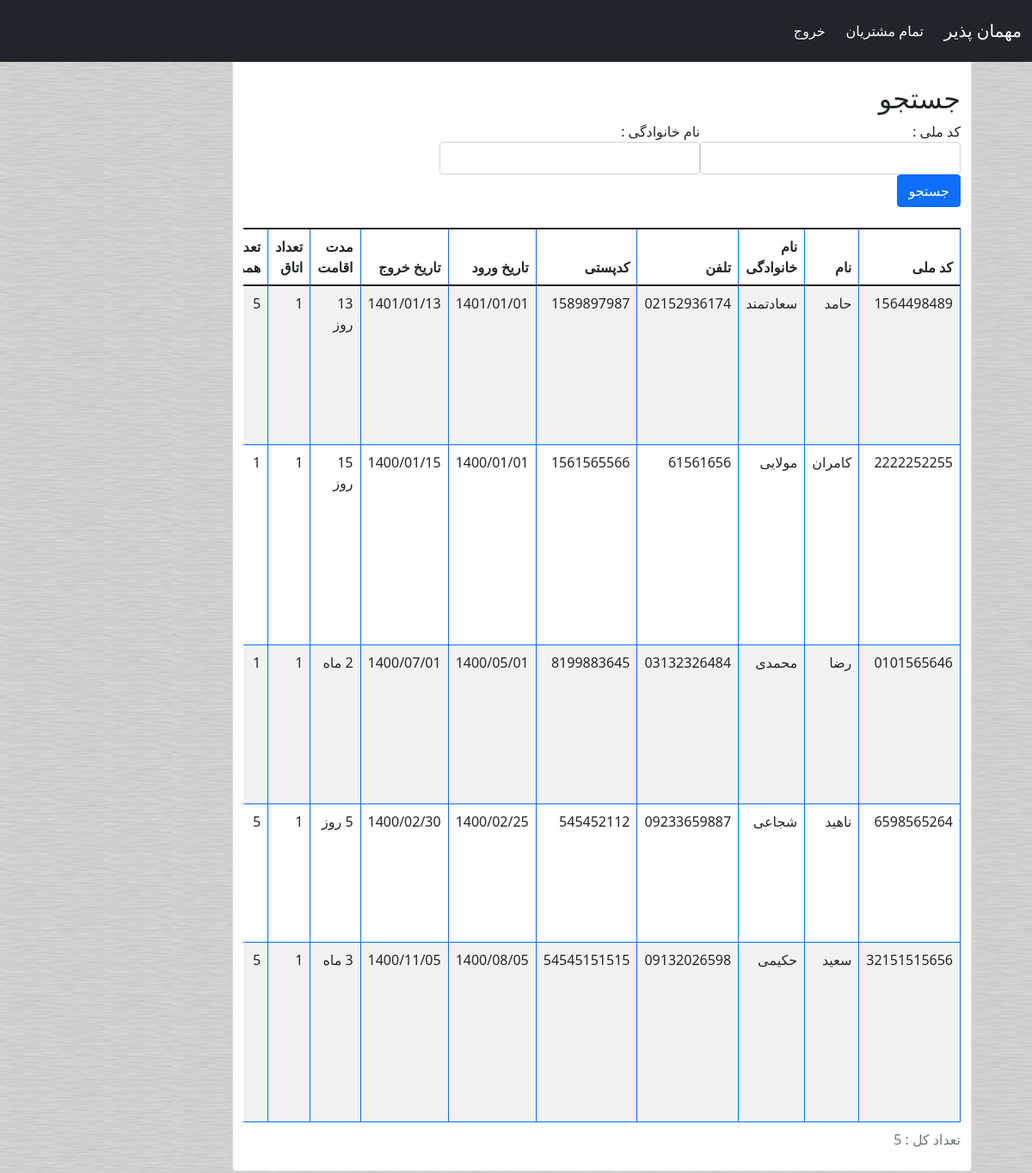
Page /reception/all_reserve.php (signed in) on the committed database.
### tables this page shows
CREATE TABLE IF NOT EXISTS `reserve` (
  `r_id` int(11) NOT NULL AUTO_INCREMENT,
  `r_uid` int(11) DEFAULT NULL,
  `r_code_meli` char(32) NOT NULL,
  `r_name` char(32) NOT NULL,
  `r_fname` char(32) NOT NULL,
  `r_tel` char(32) NOT NULL,
  `r_code_posti` char(32) NOT NULL,
  `r_date_vorod` char(32) NOT NULL,
  `r_date_khoroj` char(32) NOT NULL,
  `r_meghdar_eghamat` char(32) NOT NULL,
  `r_tedad_otagh` char(32) NOT NULL,
  `r_tedad_hamrah` char(32) NOT NULL,
  `r_adres` varchar(255) NOT NULL,
  PRIMARY KEY (`r_id`),
  KEY `reserve_ibfk_1` (`r_uid`)
);

### reception/all_reserve.php (called while the page is built, shortened)
<?php
include_once('master.php');
?>

### reception/all_reserve_text.php (the view, shortened to what this page needs)
<!DOCTYPE html>
<html lang="fa" dir="rtl">
<head>
	<link rel="stylesheet" href="../css/style.css" type="text/css" media="all" />
    <link href="../css/bootstrap.rtl.min.css" rel="stylesheet">
</head>
<body>
	<div class="container">
		<header class="row">
			<div class="card">
				<?php
				$action = '';
				switch ($action) {
					case "search":
					default:
						fill_table_reserve();
						break;
				}
				function fill_table_reserve()
				{
					$search_r_code_meli = $search_r_fname = '';
					display_search_form_reserve($search_r_code_meli, $search_r_fname);
					$conn = new mysqli(DBHOST, DBUSER, DBPASS, DBNAME);
					$conn->set_charset('utf8');
					$search_r_code_meli = (!isset($search_r_code_meli) || $search_r_code_meli == "") ?  "nothing" : $search_r_code_meli;
					$search_r_fname = (!isset($search_r_fname) || $search_r_fname == "") ?  "nothing" : $search_r_fname;
					if ($stmt = $conn->prepare("SELECT 	r_id,
										r_uid,
										r_code_meli,
										r_name,
										r_fname,
										r_tel,
										r_code_posti,
										r_date_vorod,
										r_date_khoroj,
										r_meghdar_eghamat,
										r_tedad_otagh,
										r_tedad_hamrah,
										r_adres
									FROM reserve
									where (r_code_meli like concat('%',?,'%') or (?='nothing' and r_code_meli like '%'))
									   and (r_fname like concat('%',?,'%') or (?='nothing' and r_fname like '%' ))
									order by r_id desc")) {
						$stmt->bind_param("ssss", $search_r_code_meli, $search_r_code_meli, $search_r_fname, $search_r_fname);
						$stmt->execute();
						$stmt->bind_result(
							$r_id,
							$r_uid,
							$r_code_meli,
							$r_name,
							$r_fname,
							$r_tel,
							$r_code_posti,
							$r_date_vorod,
							$r_date_khoroj,
							$r_meghdar_eghamat,
							$r_tedad_otagh,
							$r_tedad_hamrah,
							$r_adres
						);
						$stmt->store_result();
						echo "<div class='form-controls'>";
						echo "<div class='table-responsive'>";
						echo "<div class='aligmen-center'>";
						echo "<table class='table table-bordered border-primary table-hover table-striped'>";
						echo "<center><caption>تعداد کل : $stmt->num_rows</caption></center>";
						echo "<thead class='thead-dark'>";
						echo "<tr>";
						echo "<th>کد ملی </th>";
						echo "<th>نام </th>";
						echo "<th>نام خانوادگی</th>";
						echo "<th>تلفن </th>";
						echo "<th>کدپستی</th>";
						echo "<th>تاریخ ورود</th>";
						echo "<th>تاریخ خروج</th>";
						echo "<th>مدت اقامت</th>";
						echo "<th>تعداد اتاق</th>";
						echo "<th>تعداد همراهان</th>";
						echo "</tr>";
						echo "</thead>";
						while ($stmt->fetch()) {
							echo "<tr>";
							echo "<td>$r_code_meli</td>";
							echo "<td>$r_name</td>";
							echo "<td>$r_fname</td>";
							echo "<td>$r_tel</td>";
							echo "<td>$r_code_posti</td>";
							echo "<td>$r_date_vorod</td>";
							echo "<td>$r_date_khoroj</td>";
							echo "<td>$r_meghdar_eghamat</td>";
							echo "<td>$r_tedad_otagh</td>";
							echo "<td>$r_tedad_hamrah</td>";
							echo "</tr>";
						}
						echo "</table>";
					} else {
						echo "عدم اجرای دستور Prepare <br /> شماره خطا = $conn->errno <br /> متن خطا = $conn->error";
						return;
					}
				}
				function display_search_form_reserve($search_r_code_meli, $search_r_fname)
				{
				?>
						<form method="post" action="<?php echo htmlspecialchars($_SERVER["PHP_SELF"]); ?>">
							<div class="form" id="search">
								<br>
								<h2>جستجو</h2>
								<div style="float:right"><label>کد ملی :</label><input type="text" class="form-control" name="search_r_code_meli" size="25" maxlength="25" value="<?php echo $search_r_code_meli ?>" /></div>
								<div style="float:right"><label>نام خانوادگی :</label><input type="text" class="form-control" name="search_r_fname" size="25" maxlength="25" value="<?php echo $search_r_fname ?>" /></div>
								<div style="clear:both" class="button"><input type="submit" class="btn btn-primary" value="جستجو" /></div> <br>
							</div>
						</form>
					<?php
				}
					?>
			</div>
</body>
</html>

### reception/master.php (shortened to what this page needs)
<!DOCTYPE html>
<html lang="fa" dir="rtl">
<head>
	<link rel="stylesheet" href="css/style.css" type="text/css" media="all" />
    <link href="../css/bootstrap.rtl.min.css" rel="stylesheet">
</head>
<body>
<div class="col-lg-10 col-md-10 col-sm-10 col-xs-10" style="padding:70px;">
		<div class="form-group">
			<div class="panel panel-primary">
				<div class="panel-body">
	<?php include_once("menu.php"); ?>
	<div id="main">
		<div><?php include($page_content);?></div>
	</div>
	</div>
</div>
</div>
</div>
</body>
</html>

### reception/menu.php (shortened to what this page needs)
<!DOCTYPE html>
<html lang="fa" dir="rtl">
<head>
	<link rel="stylesheet" href="../css/style.css" type="text/css" media="all" />
	<link href="../css/bootstrap.rtl.min.css" rel="stylesheet">
</head>
<body>
<nav class="navbar navbar-expand-md navbar-dark bg-dark fixed-top">
        <nav class="navbar navbar-expand-lg navbar-dark bg-dark">
            <div class="container-fluid">
                <div class="collapse navbar-collapse" id="navbarTogglerDemo01">
                    <a class="navbar-brand" href="index.php">مهمان پذیر </a>
                    <ul class="navbar-nav me-auto mb-2 mb-lg-0">
                        <li class="nav-item">
                            <a class="nav-link active" aria-current="page" href="all_reserve.php">تمام مشتریان</a>
                        </li>
                    </ul>
                    <div class="ms-auto">
                        <a class="nav-link text-light" href="../admin/logout.php">خروج  </a>
                    </div>
                </div>
            </div>
        </nav>
    </nav>
</body>
</html>

### css/style.css (style rules this page uses)
body { direction:rtl; background:url('../images/backbrushed.gif') #202529d1; }

### rows in the picture
reserve: r_code_meli "1564498489", r_name "حامد", r_fname "سعادتمند", r_tel "02152936174", r_code_posti "1589897987", r_date_vorod "1401/01/01", r_date_khoroj "1401/01/13", r_meghdar_eghamat "13 روز", r_tedad_otagh "1", r_tedad_hamrah "5"
reserve: r_code_meli "2222252255", r_name "کامران", r_fname "مولایی", r_tel "61561656", r_code_posti "1561565566", r_date_vorod "1400/01/01", r_date_khoroj "1400/01/15", r_meghdar_eghamat "15 روز", r_tedad_otagh "1", r_tedad_hamrah "1"
reserve: r_code_meli "0101565646", r_name "رضا", r_fname "محمدی", r_tel "03132326484", r_code_posti "8199883645", r_date_vorod "1400/05/01", r_date_khoroj "1400/07/01", r_meghdar_eghamat "2 ماه", r_tedad_otagh "1", r_tedad_hamrah "1"
reserve: r_code_meli "6598565264", r_name "ناهید", r_fname "شجاعی", r_tel "09233659887", r_code_posti "545452112", r_date_vorod "1400/02/25", r_date_khoroj "1400/02/30", r_meghdar_eghamat "5 روز", r_tedad_otagh "1", r_tedad_hamrah "5"
reserve: r_code_meli "32151515656", r_name "سعید", r_fname "حکیمی", r_tel "09132026598", r_code_posti "54545151515", r_date_vorod "1400/08/05", r_date_khoroj "1400/11/05", r_meghdar_eghamat "3 ماه", r_tedad_otagh "1", r_tedad_hamrah "5"

### other values in the picture
$stmt->num_rows "5"
